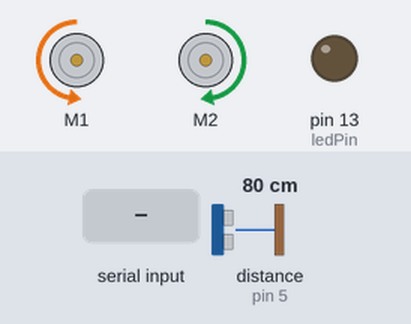
A sketch run on a simulated Arduino Uno, built with avr-gcc and run on an emulated ATmega328P. Shown: 2 × DC motor (green arrow = forward, orange = backward, longer = faster), output pins drawn as LEDs (lit = HIGH). The inputs (shaded band) are chosen by the test bench; at power-on: distance to the obstacle (sensor on pin 5) 80 cm. The echo pulse lasts 58.3 µs per cm; pins used as bus, display or sensor lines are not drawn.

Above: at 1.28 s.
1.3 s: "forward\n" received over the second serial link
At 1.9 s:
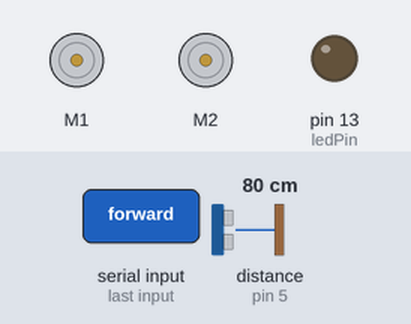
4.3 s: "found\n" received over the second serial link
At 6.3 s:
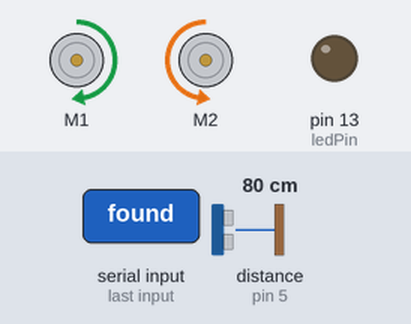
Timing chart, 0 to 12.8 s (numbered marks = the images above; inputs shaded):
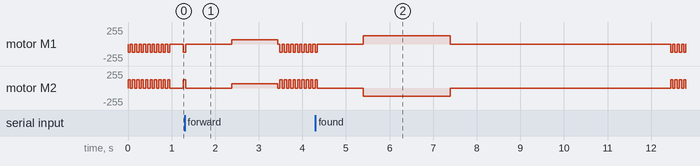

The sketch:

Arduino_FINAL_HAND_IN.ino
```cpp
#include <LinkedList.h>
#import "Coordinates.h";
#include <SoftwareSerial.h>
#include <ZumoMotors.h>
int ledPin = 13; // Set the pin to digital I/O 13
SoftwareSerial XBee(2, 3); // RX, TX
const int SIZE_X = 640;
const int SIZE_Y = 480;
//
const int trigPin = 12;
const int echoPin = 5;

int turnLeftCount = 0;
bool completedRetrieve;

ZumoMotors motors;


void setup()
{
//initialize serial communications at a 9600 baud rate
  pinMode(ledPin, OUTPUT); // Set pin as OUTPUT
  Serial.begin(9600);
  XBee.begin(9600);
}

void loop(){

 // Wait for an action to carry out
 ZumoAction action = awaitAction();
 // Carry out action
 processAction(action);

  delay(50);
}

// Deal with action recieved via XBee
void processAction(ZumoAction action){

  // Large left swipes
  if(action == largeLeft){
    largeLeftTurn();
  }

  // Small left
  if(action == left){
    scanNewPathLeft();
  }

  // Forward until obstacle
  if(action == forward){
    moveForward();
  }

  // Found ball
  if(action == found){
    celebrateFoundBallAndReset();
  }
}

// Spin in a circle and wait 5 seconds
void celebrateFoundBallAndReset(){
  motors.setSpeeds(200,-200);
  delay(2000);
  motors.setSpeeds(0,0);
  delay(5000);
  //XBee.clear();
}

void largeLeftTurn(){
  motors.setSpeeds(200,-200);
  delay(300);
  motors.setSpeeds(0,0);
}

// Move to the left, if it happens 9 times, recalibrate.
void scanNewPathLeft(){

  if(turnLeftCount > 9){
    turnLeftCount = 0;
    XBee.write("recalibrate\n");
   delay(200);
    return;
  }

   motors.setSpeeds(-200,200);
   delay(50);
   motors.setSpeeds(0,0);
   turnLeftCount++;
}


// Move forward in increments checking an obstacle at every
// iteration
void moveForward(){

   int i = 0;

    while ( i < 1000 ){
    motors.setSpeeds(100,100);
    delay(100);
    motors.setSpeeds(0,0);
    float cmdist = getObstacleDistanceInCM();
    if(cmdist < 15.00){
          manoeuvreObstacle();
          return;
     }

     i+=100;
    }

}


// Reverse back from the obstacle, check left and right, and then
// take the path which has the larger distance from zumo
void manoeuvreObstacle(){
  // Reverse back slightly
  motors.setSpeeds(-100,-100);
  delay(500);

  // Turn right, check distance
  motors.setSpeeds(150,-150);
  delay(250);
  float rightCMDistance = getObstacleDistanceInCM();

  //Turn left, check distance
  motors.setSpeeds(-150,150);
  delay(500);
  float leftCMDistance = getObstacleDistanceInCM();

  // Choose path with more distance from tests
  if(leftCMDistance < rightCMDistance){
    motors.setSpeeds(150,-150);
    delay(500);
  }

  moveForward();

  delay(100);

  // After a reverse, it is recalibrated
  XBee.write("recalibrate\n");

  delay(200);

  // Reset quick turn
  turnLeftCount = 0;

}

float getObstacleDistanceInCM(){
   long duration, inches, cm;

  // The sensor is triggered by a HIGH pulse of 10 or more microseconds.
  // Give a short LOW pulse beforehand to ensure a clean HIGH pulse:
  pinMode(trigPin, OUTPUT);
  digitalWrite(trigPin, LOW);
  delayMicroseconds(2);
  digitalWrite(trigPin, HIGH);
  delayMicroseconds(10);
  digitalWrite(trigPin, LOW);

  // Read the signal from the sensor: a HIGH pulse whose
  // duration is the time (in microseconds) from the sending
  // of the ping to the reception of its echo off of an object.
  pinMode(echoPin, INPUT);
  duration = pulseIn(echoPin, HIGH);

  // convert the time into a distance
  inches = microsecondsToInches(duration);
  double inchesToCm = 2.54 * inches;
  cm = microsecondsToCentimeters(duration);
  cm += inchesToCm;

  return cm;
}

// Retrieves all info sent from Kinect, sets in class variables for access
ZumoAction awaitAction(){
   String string;

  if (XBee.available()){

      string = XBee.readStringUntil('\0');

     if(string.startsWith("left")){
      ZumoAction action = left;
      return action;
     }

     if(string.startsWith("forward")){
      ZumoAction action = forward;
      turnLeftCount = 0;
      return action;
     }

     if(string.startsWith("found")){
      ZumoAction action = found;
      turnLeftCount = 0;
      return action;
     }

     if(string.startsWith("largeLeft")){
      ZumoAction action = largeLeft;
      return action;
     }

   }

}

// For ultra sonic time
long microsecondsToInches(long microseconds)
{
  return microseconds / 74 / 2;
}

long microsecondsToCentimeters(long microseconds)
{
  return microseconds / 29 / 2;
}
```

Coordinates.h
```cpp
class Coordinates{
  private:
  int x, y;

  public:
  void setX(int x);
  void setY(int y);
  int getX();
  int getY();
};


 void Coordinates::setX(int x){
    this->x = x;
  }

 void Coordinates::setY(int y){
    this->y = y;
  }

  int Coordinates::getX(){
    return x;
  }


  int Coordinates::getY(){
    return y;
  }

// enum for ZumoAction's, would be in main if Arduino let us

typedef enum ZumoAction{
left, forward, right, backwards, found, largeLeft, largeFinalTurn
};
```
